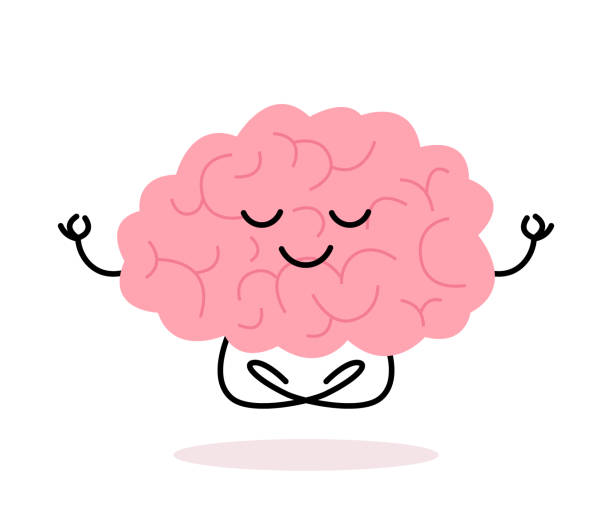
#> input picture ment.jpg, 612 x 510 px
$ python rotate.py
#> lines starting #> are read from the running program, lines starting #| are printed output that depends on the picture
import cv2
img = cv2.imread("ment.jpg")
#> img is the input picture: shape (510, 612, 3); mean B, G, R 231.5, 228.4, 250.2
cv2.imshow("hitman", img)
CounterClockWise_90 = cv2.rotate(img, cv2.ROTATE_90_COUNTERCLOCKWISE)
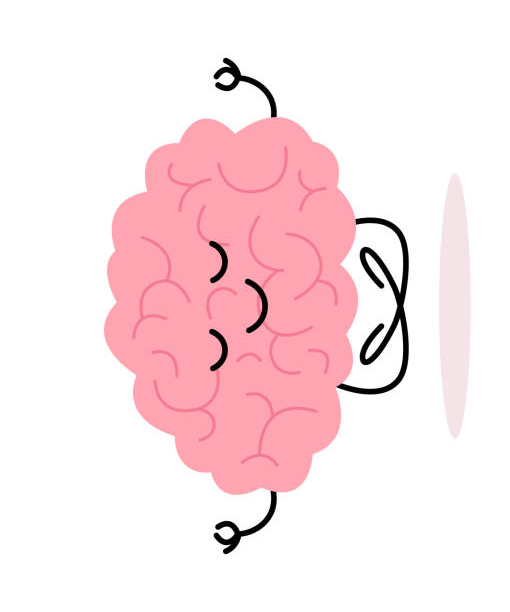
#> CounterClockWise_90: shape (612, 510, 3); mean B, G, R 231.5, 228.4, 250.2
cv2.imshow("90_CounterClockWise", CounterClockWise_90)
ClockWise_90 = cv2.rotate(img, cv2.ROTATE_90_CLOCKWISE)
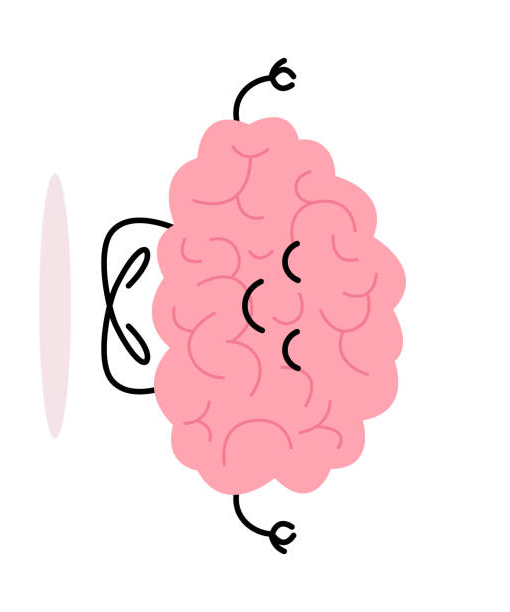
#> ClockWise_90: shape (612, 510, 3); mean B, G, R 231.5, 228.4, 250.2
cv2.imshow("90_ClockWise", ClockWise_90)
Rotated_Image_180 = cv2.rotate(img, cv2.ROTATE_180)
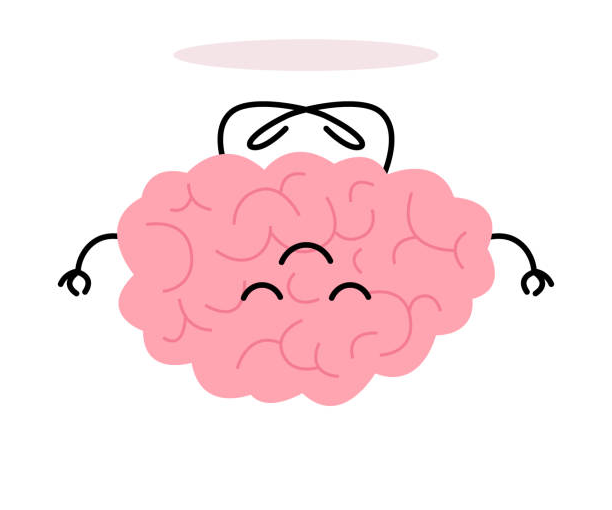
#> Rotated_Image_180: shape (510, 612, 3); mean B, G, R 231.5, 228.4, 250.2
cv2.imshow("180_Image", Rotated_Image_180)
cv2.waitKey(0)
